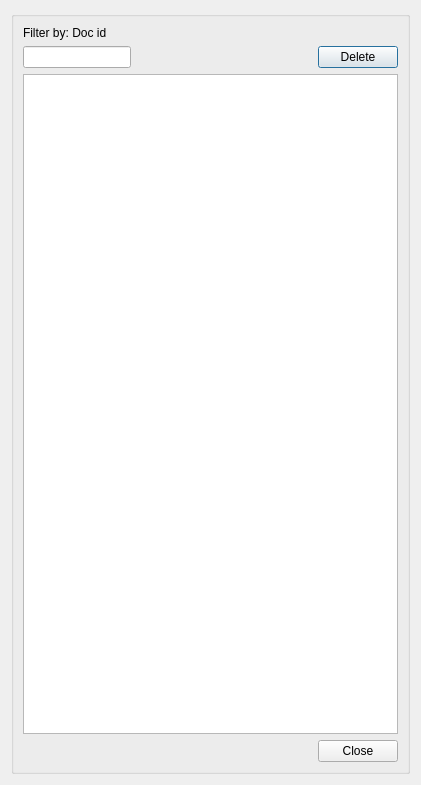
<?xml version="1.0" encoding="UTF-8"?>
<ui version="4.0">
 <class>dlg_doc_manager</class>
 <widget class="QDialog" name="dlg_doc_manager">
  <property name="geometry">
   <rect>
    <x>0</x>
    <y>0</y>
    <width>421</width>
    <height>785</height>
   </rect>
  </property>
  <property name="windowTitle">
   <string>Document management</string>
  </property>
  <layout class="QGridLayout" name="verticalLayout_4">
   <item row="0" column="0">
    <widget class="QGroupBox" name="groupBox">
     <property name="title">
      <string/>
     </property>
     <layout class="QGridLayout" name="verticalLayout_3">
      <item row="3" column="0" colspan="3">
       <spacer name="horizontalSpacer">
        <property name="orientation">
         <enum>Qt::Horizontal</enum>
        </property>
        <property name="sizeHint" stdset="0">
         <size>
          <width>40</width>
          <height>20</height>
         </size>
        </property>
       </spacer>
      </item>
      <item row="1" column="4">
       <widget class="QPushButton" name="btn_delete">
        <property name="sizePolicy">
         <sizepolicy hsizetype="Fixed" vsizetype="Fixed">
          <horstretch>0</horstretch>
          <verstretch>0</verstretch>
         </sizepolicy>
        </property>
        <property name="text">
         <string>Delete</string>
        </property>
       </widget>
      </item>
      <item row="3" column="4">
       <widget class="QPushButton" name="btn_cancel">
        <property name="text">
         <string>Close</string>
        </property>
       </widget>
      </item>
      <item row="1" column="1" colspan="3">
       <spacer name="horizontalSpacer_2">
        <property name="orientation">
         <enum>Qt::Horizontal</enum>
        </property>
        <property name="sizeHint" stdset="0">
         <size>
          <width>80</width>
          <height>20</height>
         </size>
        </property>
       </spacer>
      </item>
      <item row="2" column="0" colspan="5">
       <widget class="QTableView" name="tbl_document">
        <property name="sortingEnabled">
         <bool>true</bool>
        </property>
       </widget>
      </item>
      <item row="1" column="0">
       <widget class="QLineEdit" name="doc_id">
        <property name="sizePolicy">
         <sizepolicy hsizetype="Fixed" vsizetype="Fixed">
          <horstretch>0</horstretch>
          <verstretch>0</verstretch>
         </sizepolicy>
        </property>
        <property name="text">
         <string/>
        </property>
       </widget>
      </item>
      <item row="0" column="0">
       <widget class="QLabel" name="lbl_doc_id">
        <property name="text">
         <string>Filter by: Doc id</string>
        </property>
       </widget>
      </item>
     </layout>
    </widget>
   </item>
  </layout>
 </widget>
 <resources/>
 <connections/>
</ui>
